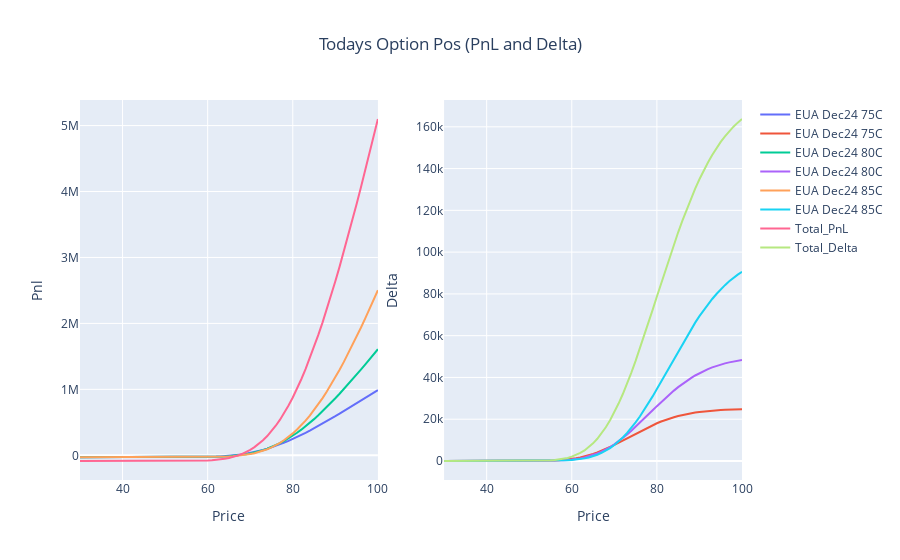

Source (notebook cell):
### Markdown cell above
## One Month

### Code cell
pnl_delta_plot(one_month)
